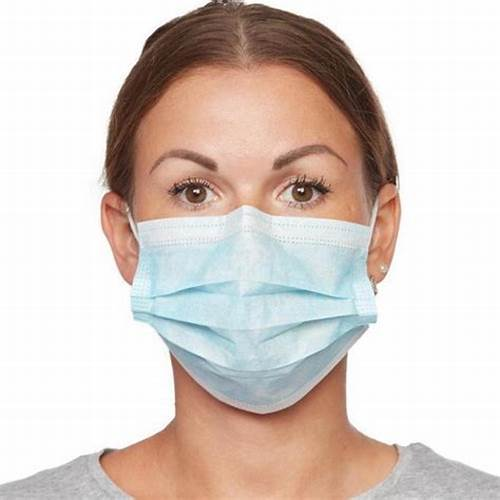
#> input picture mask_27.jpg, 500 x 500 px
$ python main.py
#> lines starting #> are read from the running program, lines starting #| are printed output that depends on the picture; after the words box and inside, x2 and y2 are one past the last pixel; in counts of white or black regions, pixels touching at a corner belong together
###############################
# Read the README file first  #
###############################

import cv2 as cv
import numpy as np
import os


test_img_path = 'mask_27.jpg'


test_img = cv.imread(test_img_path, cv.IMREAD_UNCHANGED)
#> test_img is the input picture: shape (500, 500, 3); mean B, G, R 198.4, 204.9, 217
cascade = cv.CascadeClassifier('cascade/cascade.xml')
rectangles = cascade.detectMultiScale(test_img)
#> rectangles = [[166, 221, 195, 195]]


if len(rectangles):

    line_color = (0, 255, 0)
    line_type = cv.LINE_4

    for (x, y, w, h) in rectangles:

        top_left = (x, y)
        bottom_right = (x + w, y + h)
        cv.rectangle(test_img, top_left, bottom_right, color=line_color, lineType=line_type, thickness=2)
#> this loop made 1 pass
#> (x, y, w, h, bottom_right) on pass 1: (166, 221, 195, 195, (361, 416))
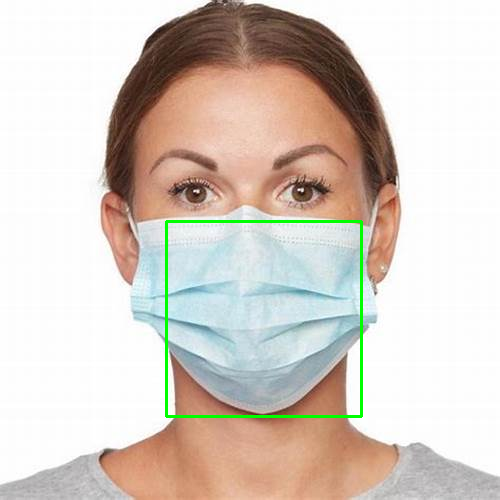
#> test_img: shape (500, 500, 3); 0.93% of pixels changed, all inside (x1, y1, x2, y2) = (165, 220, 363, 418)

    cv.imshow('result', test_img)
    cv.waitKey(0)
else:
    print("can't find any mask ")

cv.destroyAllWindows
